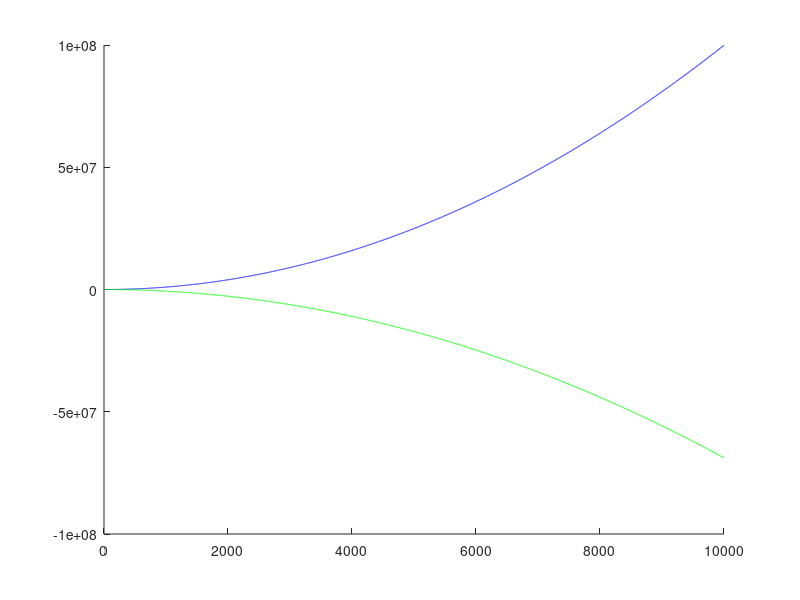

MATLAB code for this plot:
function mquad = quad()
    function f = quadrun(num, preal, xreal)
        function f1 = fun(x)
            m = x(1);
            n = x(2);
            sum = 0;
            for k = 1:num
                sum = sum + (2 * m * xreal(k) + n + preal(k) - x(k + 2))^2 + (-x(k + 2) * xreal(k))^2;
            end
            f1 = sum;
        end
        a_ineq = -eye(num + 2);
        a_ineq(1, 1) = 0;
        a_ineq(2, 2) = 0;
        b_ineq = zeros(num + 2, 1);
        f = fmincon(@fun, b_ineq, a_ineq, b_ineq);
    end
    a = 1;
    b = -10;
    num = 100;
    p_inf = 2;
    p_sup = 8;
    delta = (p_sup - p_inf) / num;
    preal = zeros(num, 1);
    xreal = preal;
    old_fun = @(x)a * x^2 + b * x;
    for k = 1:num
        preal(k) = p_inf + k * delta;
        xreal(k) = fmincon(@(x)preal(k) * x + old_fun(x), 0, [], [], [], [], 0, inf);
    end
    res = quadrun(num, preal, xreal);
    new_fun = @(x)res(1) * x^2 + res(2) * x;
    x = 1:10000;
    y = x;
    z = x;
    for i = 1:10000
        y(i) = old_fun(x(i));
        z(i) = new_fun(x(i));
    end
    hold on;
    plot(x,y,'b');
    plot(x,z,'g');
    mquad = 0;
end